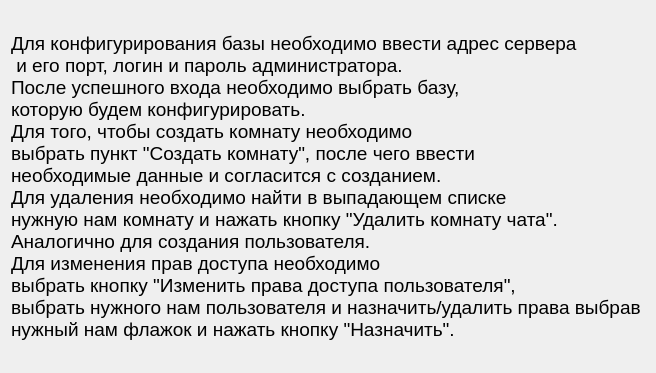
<?xml version="1.0" encoding="UTF-8"?>
<ui version="4.0">
 <class>spravka</class>
 <widget class="QWidget" name="spravka">
  <property name="geometry">
   <rect>
    <x>0</x>
    <y>0</y>
    <width>656</width>
    <height>373</height>
   </rect>
  </property>
  <property name="windowTitle">
   <string>Form</string>
  </property>
  <layout class="QGridLayout" name="gridLayout_2">
   <item row="0" column="0">
    <widget class="QLabel" name="label">
     <property name="font">
      <font>
       <pointsize>14</pointsize>
      </font>
     </property>
     <property name="text">
      <string>Для конфигурирования базы необходимо ввести адрес сервера
 и его порт, логин и пароль администратора.
После успешного входа необходимо выбрать базу, 
которую будем конфигурировать.
Для того, чтобы создать комнату необходимо
выбрать пункт &quot;Создать комнату&quot;, после чего ввести 
необходимые данные и согласится с созданием.
Для удаления необходимо найти в выпадающем списке
нужную нам комнату и нажать кнопку &quot;Удалить комнату чата&quot;.
Аналогично для создания пользователя.
Для изменения прав доступа необходимо
выбрать кнопку &quot;Изменить права доступа пользователя&quot;,
выбрать нужного нам пользователя и назначить/удалить права выбрав 
нужный нам флажок и нажать кнопку &quot;Назначить&quot;.</string>
     </property>
    </widget>
   </item>
  </layout>
 </widget>
 <resources/>
 <connections/>
</ui>
